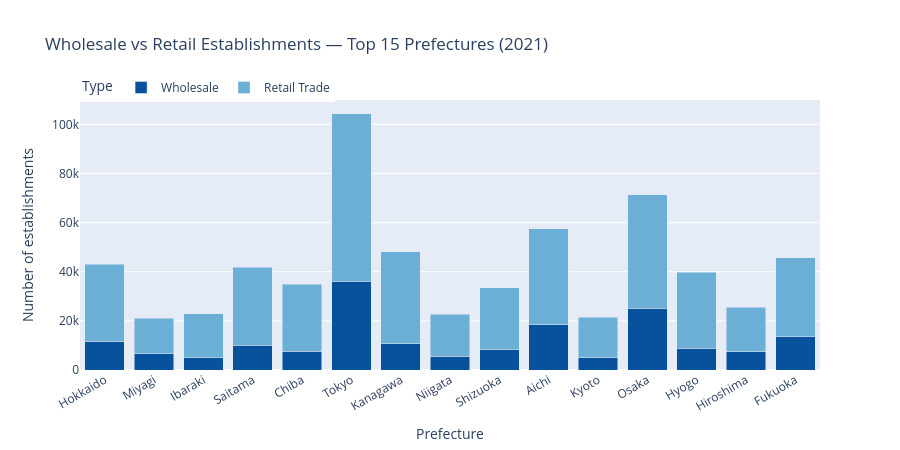

Source (notebook cell):
### Code cell
# Wholesale (I1) vs Retail (I2) by top 15 prefectures
wvsr_pref = pref_totals[
    (pref_totals["industry_code"].isin(["I1","I2"])) &
    (pref_totals["unit"] == "number of establishments")
].copy()

industry_label = {"I1": "Wholesale", "I2": "Retail Trade"}
wvsr_pref["trade_type"] = wvsr_pref["industry_code"].map(industry_label)

# Top 15 by total establishments
top15_pref = (pref_totals[
    (pref_totals["industry_code"] == "I") &
    (pref_totals["unit"] == "number of establishments")
].nlargest(15, "value")["pref_name"].tolist())

wvsr_top = wvsr_pref[wvsr_pref["pref_name"].isin(top15_pref)]

fig8 = px.bar(
    wvsr_top,
    x="pref_name",
    y="value",
    color="trade_type",
    barmode="stack",
    title="Wholesale vs Retail Establishments — Top 15 Prefectures (2021)",
    labels={"value":      "Number of establishments",
            "pref_name":  "Prefecture",
            "trade_type": "Type"},
    color_discrete_map={
        "Wholesale":    "#08519c",
        "Retail Trade": "#6baed6"
    }
)
fig8.update_layout(height=450,
    xaxis_tickangle=-30,
    legend=dict(orientation="h", y=1.1))
fig8.show()

### Figure 1 — Plotly figure (JSON) as saved in the notebook; plotly's stock layout.template omitted (floating-point values rounded to 4 significant figures)
{"data": [{"hovertemplate": "Type=Wholesale<br>Prefecture=%{x}<br>Number of establishments=%{y}<extra></extra>", "legendgroup": "Wholesale", "marker": {"color": "#08519c", "pattern": {"shape": ""}}, "name": "Wholesale", "orientation": "v", "showlegend": true, "textposition": "auto", "type": "bar", "x": ["Hokkaido", "Miyagi", "Ibaraki", "Saitama", "Chiba", "Tokyo", "Kanagawa", "Niigata", "Shizuoka", "Aichi", "Kyoto", "Osaka", "Hyogo", "Hiroshima", "Fukuoka"], "xaxis": "x", "y": [11740.0, 6658.0, 4971.0, 9978.0, 7605.0, 36200.0, 10720.0, 5621.0, 8391.0, 18340.0, 4974.0, 25040.0, 8955.0, 7427.0, 13520.0], "yaxis": "y"}, {"hovertemplate": "Type=Retail Trade<br>Prefecture=%{x}<br>Number of establishments=%{y}<extra></extra>", "legendgroup": "Retail Trade", "marker": {"color": "#6baed6", "pattern": {"shape": ""}}, "name": "Retail Trade", "orientation": "v", "showlegend": true, "textposition": "auto", "type": "bar", "x": ["Hokkaido", "Miyagi", "Ibaraki", "Saitama", "Chiba", "Tokyo", "Kanagawa", "Niigata", "Shizuoka", "Aichi", "Kyoto", "Osaka", "Hyogo", "Hiroshima", "Fukuoka"], "xaxis": "x", "y": [31340.0, 14500.0, 17840.0, 31890.0, 27220.0, 68220.0, 37330.0, 17050.0, 25060.0, 39120.0, 16530.0, 46270.0, 30750.0, 18140.0, 32210.0], "yaxis": "y"}], "layout": {"barmode": "stack", "height": 450, "legend": {"orientation": "h", "title": {"text": "Type"}, "tracegroupgap": 0, "y": 1.1}, "title": {"text": "Wholesale vs Retail Establishments — Top 15 Prefectures (2021)"}, "xaxis": {"anchor": "y", "domain": [0, 1], "tickangle": -30, "title": {"text": "Prefecture"}}, "yaxis": {"anchor": "x", "domain": [0, 1], "title": {"text": "Number of establishments"}}}}
